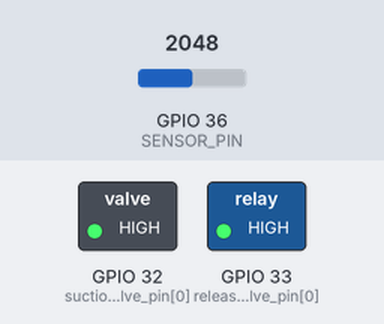
Recording of a program running on a simulated ESP32. On the bench: switched loads named in the program (green lamp = pin HIGH). Dashed ring = blinking. Inputs (shaded band) come from the test bench; at power-on: GPIO 36 (SENSOR_PIN) = 2048. What the program prints to the serial monitor is not drawn.

Above: at 1.2 s.
1.3 s: GPIO 36 (SENSOR_PIN) set to 708
3.6 s: GPIO 36 (SENSOR_PIN) set to 673
At 5.0 s:
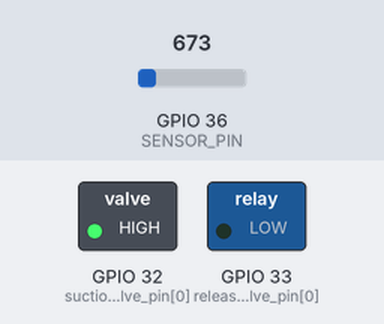
6.6 s: GPIO 36 (SENSOR_PIN) set to 491
At 8.3 s:
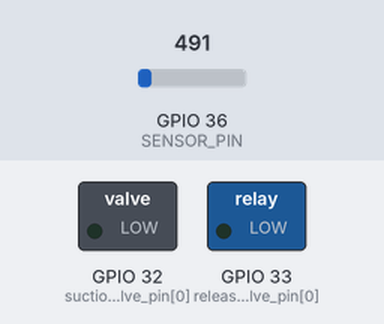
Timing chart, 0 to 15.6 s (numbered marks = the images above; inputs shaded):
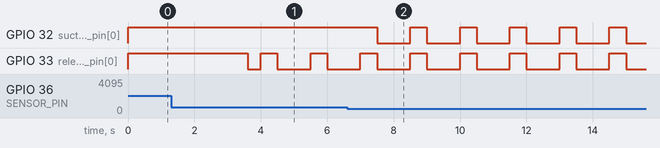

The program:

main.cpp
```cpp
/*
2020/10/19
プロセシングとの通信用のコード
ESP32→Processing　気圧値の生データ
Processing→ESP32　目標気圧値

ESP32
pin parts
32  valve01:suction valve
33  valve02:rerease valve
36  air pressure sensor

3 way valve (SC415GF)
LOW       HIGH
------    ----x-
  └-x-      └---

2 way valve (SC0526GF)
LOW       HIGH
---x--    ------

参考サイト
https://qiita.com/hideakitai/items/347985528656be03b620#3-0---255-%E3%82%88%E3%82%8A%E5%A4%A7%E3%81%8D%E3%81%84%E6%95%B4%E6%95%B0%E3%82%84%E5%B0%8F%E6%95%B0%E3%82%92%E9%80%81%E3%82%8A%E3%81%9F%E3%81%84
*/

#include <Arduino.h>

#define PULSE_SUCTION_WIDTH 1000 //吸引の間隔
#define PULSE_RELEACE_WIDTH 500 //排気の間隔
#define RANGE 1 //目標気圧との誤差許容範囲

#define SENSOR_PIN 36 //気圧センサのピン番号
#define VALVE_NUM 2 //バルブの数
#define SUCTION_POINT_NUM 1 //吸引点の数
int suction_valve_pin[SUCTION_POINT_NUM] = {32};
int release_valve_pin[SUCTION_POINT_NUM] = {33};

float val; //
float raw_pres; //raw air pressure value
int aim_pres = -200; //初期目標気圧
int new_aim_press = -200; //Processingから送られてくる目標気圧

int state = 0; //状態変数，0:初期状態，1:吸引，2:排気，3:停止

bool suction_flag = false; //吸引の調整を行うかどうか判断するフラグfalseで常に解放
bool timer_flag=false; //タイマー割り込みを行うフラグ

bool monitar_flag = false;//シリアルモニタに送信するかどうか判断するフラグmキーで切り替え

//Timer関連セットアップ
hw_timer_t * timer = NULL;
//portMUX_TYPE型の変数で、メインループとISRで共用変数を変更する時の同期処理に使用
portMUX_TYPE timerMux = portMUX_INITIALIZER_UNLOCKED;
//メインループとISRで共用するためのカウンターです。コンパイラーの最適化によって消去されないように、volatile宣言をします
volatile uint32_t isrCounter = 0;
volatile uint32_t lastIsrAt = 0;

void suction(){
  digitalWrite(suction_valve_pin[0] , LOW);
  digitalWrite(release_valve_pin[0] , LOW);
}

void stop(){
  digitalWrite(suction_valve_pin[0] , HIGH);
  digitalWrite(release_valve_pin[0] , LOW);
}

void release(){
  digitalWrite(suction_valve_pin[0] , HIGH);
  digitalWrite(release_valve_pin[0] , HIGH);
}

//
void change_valve(){
  if(suction_flag){
    if(raw_pres>=aim_pres+RANGE){//目標気圧+RANGE以上なら吸う
      //直前まで吸ってて系を密閉したいときは停止でループさせる．
      if(state==3){
        stop();
        state=3;
      }else{
        suction();
        state=1;
      }

      // //吸うときはコメントアウトを解除
      // suction();
      // state = 1;

    }else if(raw_pres>=aim_pres-RANGE){//目標気圧±RANGE以内なら停止
      stop();
      state = 3;
    }else{//目標気圧-RANGE以下
      //目標気圧-RANGE以下かつ吸引してた場合は停止してループする
      if(state==1 || state==3){
        stop();
        state=3;
      }else{
        release();
        state=2;
      }
    }
  }else{
    release();
  }
}

//割り込み処理関数
void IRAM_ATTR onTimer(){
  // Increment the counter and set the time of ISR
  portENTER_CRITICAL_ISR(&timerMux);
  isrCounter++;
//  lastIsrAt = millis();
  portEXIT_CRITICAL_ISR(&timerMux);

  //以下割り込み処理
  val = analogRead(SENSOR_PIN);
  raw_pres = val/4095*3.3/2.7*(-1000); //単位 mbar (1mbar = 1hPa)

  //排気パルス実行
  if((isrCounter%(PULSE_SUCTION_WIDTH+PULSE_RELEACE_WIDTH)) < PULSE_SUCTION_WIDTH){
    suction_flag = true;
  }else{
    suction_flag = false;
    state = 0;
  }

  // 吸引気圧の調整
  change_valve();
}


void setup() {
  //change pin mode
  Serial.begin(115200);
  for(int i=0;i<SUCTION_POINT_NUM;i++){
    pinMode(suction_valve_pin[i] , OUTPUT);
    pinMode(release_valve_pin[i] , OUTPUT);
  }

  //timer set up
  // Use 1st timer of 4 (counted from zero).
  // Set 80 divider for prescaler (see ESP32 Technical Reference Manual for more　info).
  timer = timerBegin(0, 80, true);
  // Attach onTimer function to our timer.
  timerAttachInterrupt(timer, &onTimer, true);
  // Set alarm to call onTimer function every second (value in microseconds).
  // Repeat the alarm (third parameter)
  // timer 1ms
  timerAlarmWrite(timer, 1000, true);
  // Start an alarm
  timerAlarmEnable(timer);

}


void loop() {

  if ( Serial.available()>0) {

    byte dataH = (byte)Serial.read();
    byte dataL = (byte)Serial.read();

    int data = (int) (
          (((int)dataH << 6) & 0x000003FF)
        | (((int)dataL << 0) & 0x0000003F)
    );
    while(Serial.read()!=0xff);

    //目標気圧が変化した場合初期状態に戻す
    if(-data!=aim_pres)state = 0;
    //目標気圧の更新
    aim_pres = -data;
  }

    int data = -raw_pres;
    if(raw_pres>0)data = 0;

    //計測した気圧の生データを送る
    //データを2byteに分割して先頭2bitは00にする
    uint8_t dataH = (uint8_t)((data & 0x000003FF) >>  6);
    uint8_t dataL = (uint8_t)((data & 0x0000003F) >>  0);

    Serial.write(dataH);
    Serial.write(dataL);
    Serial.write(0xff);//フッターを送る

}
```

Measured:
- the behaviour switches between 674 and 673 on GPIO 36 (SENSOR_PIN) (found by bisection; images 0 and 1)
- after the input at 1.3 s, every drawn part: stays the same
- after the input at 3.6 s, GPIO 33 (release_valve_pin[0]): goes LOW 0.40 s, HIGH 0.50 s, LOW 1.0 s, HIGH 0.50 s, then LOW, starting at once
- after the input at 6.6 s, GPIO 32 (suction_valve_pin[0]): alternates HIGH for 0.50 s and LOW for 1.0 s, starting after 0.90 s
